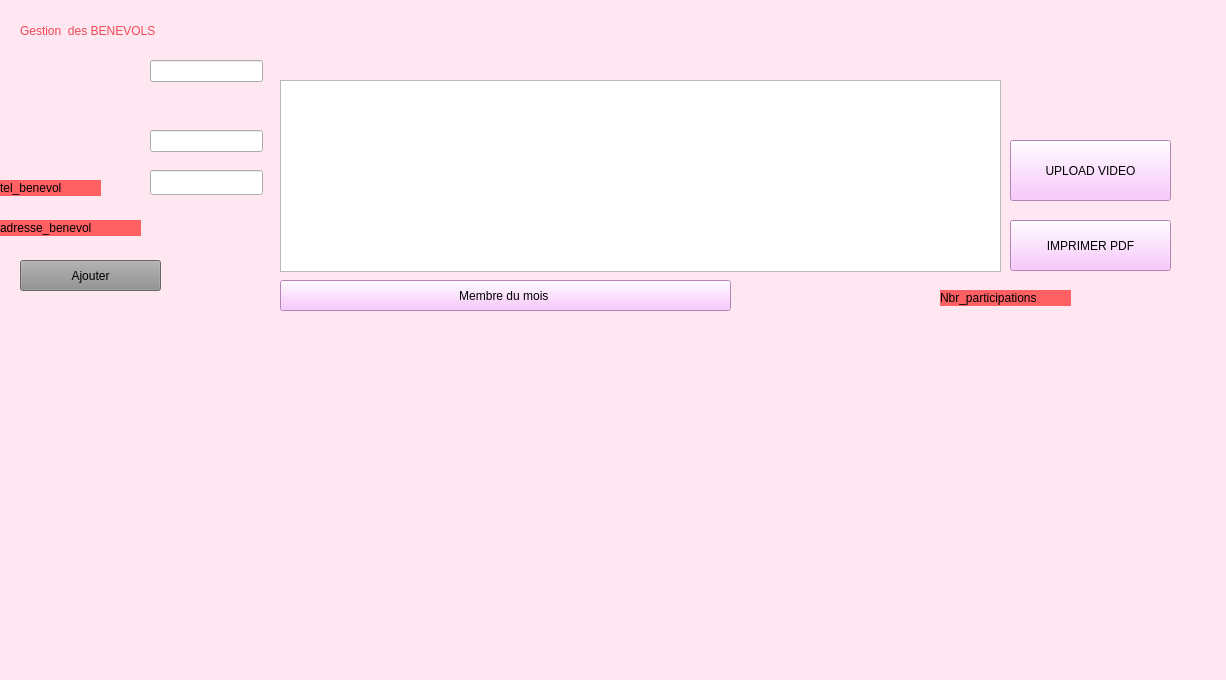
<?xml version="1.0" encoding="UTF-8"?>
<ui version="4.0">
 <class>Rania</class>
 <widget class="QDialog" name="Rania">
  <property name="geometry">
   <rect>
    <x>0</x>
    <y>0</y>
    <width>1226</width>
    <height>680</height>
   </rect>
  </property>
  <property name="windowTitle">
   <string>Dialog</string>
  </property>
  <widget class="QPushButton" name="logout">
   <property name="geometry">
    <rect>
     <x>1140</x>
     <y>10</y>
     <width>75</width>
     <height>23</height>
    </rect>
   </property>
   <property name="text">
    <string>logout</string>
   </property>
  </widget>
  <widget class="QLabel" name="label_5">
   <property name="geometry">
    <rect>
     <x>0</x>
     <y>100</y>
     <width>111</width>
     <height>16</height>
    </rect>
   </property>
   <property name="styleSheet">
    <string notr="true">background-color: rgb(255, 96, 99);</string>
   </property>
   <property name="text">
    <string>nom_benevol</string>
   </property>
  </widget>
  <widget class="QPushButton" name="modifier">
   <property name="geometry">
    <rect>
     <x>20</x>
     <y>310</y>
     <width>141</width>
     <height>34</height>
    </rect>
   </property>
   <property name="styleSheet">
    <string notr="true">
background-color: rgb(142, 142, 142);</string>
   </property>
   <property name="text">
    <string>modifier</string>
   </property>
  </widget>
  <widget class="QLineEdit" name="lineEdit_6">
   <property name="geometry">
    <rect>
     <x>150</x>
     <y>210</y>
     <width>113</width>
     <height>25</height>
    </rect>
   </property>
  </widget>
  <widget class="QPushButton" name="pushButton_supprimer">
   <property name="geometry">
    <rect>
     <x>20</x>
     <y>360</y>
     <width>141</width>
     <height>31</height>
    </rect>
   </property>
   <property name="styleSheet">
    <string notr="true">
background-color: rgb(142, 142, 142);</string>
   </property>
   <property name="text">
    <string>SUPPRIMER </string>
   </property>
  </widget>
  <widget class="QPushButton" name="stat">
   <property name="geometry">
    <rect>
     <x>1010</x>
     <y>80</y>
     <width>161</width>
     <height>51</height>
    </rect>
   </property>
   <property name="styleSheet">
    <string notr="true">
background-color: rgb(249, 183, 255);</string>
   </property>
   <property name="text">
    <string>Statistiques</string>
   </property>
  </widget>
  <widget class="QLineEdit" name="lineEdit_2">
   <property name="geometry">
    <rect>
     <x>150</x>
     <y>90</y>
     <width>113</width>
     <height>22</height>
    </rect>
   </property>
  </widget>
  <widget class="QLabel" name="label_6">
   <property name="geometry">
    <rect>
     <x>0</x>
     <y>140</y>
     <width>141</width>
     <height>21</height>
    </rect>
   </property>
   <property name="styleSheet">
    <string notr="true">background-color: rgb(255, 96, 99);</string>
   </property>
   <property name="text">
    <string>prenom_benevol</string>
   </property>
  </widget>
  <widget class="QLabel" name="label_4">
   <property name="geometry">
    <rect>
     <x>0</x>
     <y>70</y>
     <width>101</width>
     <height>16</height>
    </rect>
   </property>
   <property name="styleSheet">
    <string notr="true">background-color: rgb(255, 96, 99);</string>
   </property>
   <property name="text">
    <string>id_benevol</string>
   </property>
  </widget>
  <widget class="QLineEdit" name="lineEdit_4">
   <property name="geometry">
    <rect>
     <x>520</x>
     <y>30</y>
     <width>181</width>
     <height>41</height>
    </rect>
   </property>
  </widget>
  <widget class="QPushButton" name="TRIER">
   <property name="geometry">
    <rect>
     <x>880</x>
     <y>30</y>
     <width>111</width>
     <height>41</height>
    </rect>
   </property>
   <property name="styleSheet">
    <string notr="true">
background-color: rgb(249, 183, 255);</string>
   </property>
   <property name="text">
    <string>TRIER</string>
   </property>
  </widget>
  <widget class="QPushButton" name="rechercher">
   <property name="geometry">
    <rect>
     <x>720</x>
     <y>30</y>
     <width>141</width>
     <height>41</height>
    </rect>
   </property>
   <property name="styleSheet">
    <string notr="true">
background-color: rgb(249, 183, 255);</string>
   </property>
   <property name="text">
    <string>RECHERCHER</string>
   </property>
  </widget>
  <widget class="QLabel" name="label_9">
   <property name="geometry">
    <rect>
     <x>750</x>
     <y>290</y>
     <width>101</width>
     <height>16</height>
    </rect>
   </property>
   <property name="styleSheet">
    <string notr="true">background-color: rgb(255, 96, 99);</string>
   </property>
   <property name="text">
    <string>id_de_membre</string>
   </property>
  </widget>
  <widget class="QLabel" name="label">
   <property name="geometry">
    <rect>
     <x>-10</x>
     <y>0</y>
     <width>1251</width>
     <height>701</height>
    </rect>
   </property>
   <property name="styleSheet">
    <string notr="true">background-color: rgb(254,231,240);</string>
   </property>
   <property name="text">
    <string/>
   </property>
   <property name="pixmap">
    <pixmap>../../../../../21692/Downloads/BG QT.jpg</pixmap>
   </property>
  </widget>
  <widget class="QLabel" name="label_10">
   <property name="geometry">
    <rect>
     <x>940</x>
     <y>290</y>
     <width>131</width>
     <height>16</height>
    </rect>
   </property>
   <property name="styleSheet">
    <string notr="true">background-color: rgb(255, 96, 99);</string>
   </property>
   <property name="text">
    <string>Nbr_participations</string>
   </property>
  </widget>
  <widget class="QLineEdit" name="lineEdit_5">
   <property name="geometry">
    <rect>
     <x>150</x>
     <y>170</y>
     <width>113</width>
     <height>25</height>
    </rect>
   </property>
  </widget>
  <widget class="QPushButton" name="UPLOAD">
   <property name="geometry">
    <rect>
     <x>1010</x>
     <y>140</y>
     <width>161</width>
     <height>61</height>
    </rect>
   </property>
   <property name="styleSheet">
    <string notr="true">
background-color: rgb(249, 183, 255);</string>
   </property>
   <property name="text">
    <string>UPLOAD VIDEO</string>
   </property>
  </widget>
  <widget class="QPushButton" name="IMPRIMER">
   <property name="geometry">
    <rect>
     <x>1010</x>
     <y>220</y>
     <width>161</width>
     <height>51</height>
    </rect>
   </property>
   <property name="styleSheet">
    <string notr="true">
background-color: rgb(249, 183, 255);</string>
   </property>
   <property name="text">
    <string>IMPRIMER PDF</string>
   </property>
  </widget>
  <widget class="QPushButton" name="MEMBRE">
   <property name="geometry">
    <rect>
     <x>280</x>
     <y>280</y>
     <width>451</width>
     <height>31</height>
    </rect>
   </property>
   <property name="styleSheet">
    <string notr="true">
background-color: rgb(249, 183, 255);</string>
   </property>
   <property name="text">
    <string>Membre du mois </string>
   </property>
  </widget>
  <widget class="QPushButton" name="pushButton_Ajouter">
   <property name="geometry">
    <rect>
     <x>20</x>
     <y>260</y>
     <width>141</width>
     <height>31</height>
    </rect>
   </property>
   <property name="styleSheet">
    <string notr="true">
background-color: rgb(142, 142, 142);</string>
   </property>
   <property name="text">
    <string>Ajouter</string>
   </property>
  </widget>
  <widget class="QLineEdit" name="lineEdit">
   <property name="geometry">
    <rect>
     <x>150</x>
     <y>60</y>
     <width>113</width>
     <height>22</height>
    </rect>
   </property>
  </widget>
  <widget class="QLabel" name="nbrpart">
   <property name="geometry">
    <rect>
     <x>1120</x>
     <y>290</y>
     <width>91</width>
     <height>16</height>
    </rect>
   </property>
   <property name="text">
    <string/>
   </property>
  </widget>
  <widget class="QLabel" name="label_8">
   <property name="geometry">
    <rect>
     <x>0</x>
     <y>220</y>
     <width>141</width>
     <height>16</height>
    </rect>
   </property>
   <property name="styleSheet">
    <string notr="true">background-color: rgb(255, 96, 99);</string>
   </property>
   <property name="text">
    <string>adresse_benevol</string>
   </property>
  </widget>
  <widget class="QTableView" name="tablebenevol">
   <property name="geometry">
    <rect>
     <x>280</x>
     <y>80</y>
     <width>721</width>
     <height>192</height>
    </rect>
   </property>
   <property name="mouseTracking">
    <bool>false</bool>
   </property>
   <property name="tabletTracking">
    <bool>false</bool>
   </property>
   <property name="focusPolicy">
    <enum>Qt::StrongFocus</enum>
   </property>
  </widget>
  <widget class="QLabel" name="id">
   <property name="geometry">
    <rect>
     <x>860</x>
     <y>290</y>
     <width>91</width>
     <height>16</height>
    </rect>
   </property>
   <property name="text">
    <string/>
   </property>
  </widget>
  <widget class="QLabel" name="label_7">
   <property name="geometry">
    <rect>
     <x>0</x>
     <y>180</y>
     <width>101</width>
     <height>16</height>
    </rect>
   </property>
   <property name="styleSheet">
    <string notr="true">background-color: rgb(255, 96, 99);</string>
   </property>
   <property name="text">
    <string>tel_benevol</string>
   </property>
  </widget>
  <widget class="QLineEdit" name="lineEdit_3">
   <property name="geometry">
    <rect>
     <x>150</x>
     <y>130</y>
     <width>113</width>
     <height>22</height>
    </rect>
   </property>
  </widget>
  <widget class="QLabel" name="label_2">
   <property name="geometry">
    <rect>
     <x>20</x>
     <y>10</y>
     <width>531</width>
     <height>41</height>
    </rect>
   </property>
   <property name="styleSheet">
    <string notr="true">font: 18pt &quot;Courier New&quot;;

color: rgb(243, 72, 84);</string>
   </property>
   <property name="text">
    <string>Gestion  des BENEVOLS</string>
   </property>
  </widget>
 </widget>
 <resources/>
 <connections/>
</ui>
